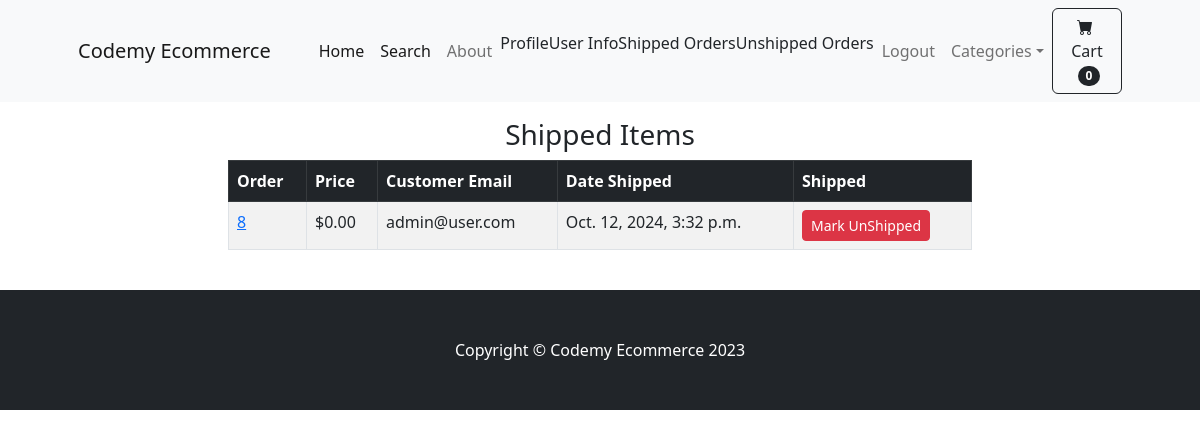
The page /payment/shipped_dash (signed in) on the database its author committed.
### payment/models.py (models this page shows, shortened)
class Order(models.Model):
    user = models.ForeignKey(User, on_delete=models.CASCADE, null=True, blank=True)
    full_name=models.CharField(max_length=250)
    email=models.EmailField(max_length=250)
    shipping_address=models.TextField(max_length=15000)
    amount_paid=models.DecimalField(max_digits=7, decimal_places=2)
    date_ordered=models.DateTimeField(auto_now_add=True)
    shipped=models.BooleanField(default=False)
    date_shipped=models.DateTimeField(blank=True, null=True)

### payment/views.py (the view, shortened to what this page needs)
# urls.py: path('shipped_dash',views.shipped_dash,name='shipped_dash'),
def shipped_dash(request):
    if request.user.is_authenticated and request.user.is_superuser:
        orders = Order.objects.filter(shipped=True)
        return render(request, "payment/shipped_dash.html", {"orders": orders})
    else:
        messages.success(request, "Access Denied")
        return redirect('home')

### cart/cart.py (called while the page is built)
    def __len__(self):
        return len(self.cart)

### cart/context_processors.py (called while the page is built)
def cart(request):
	return {'cart': Cart(request)}

### payment/templates/payment/shipped_dash.html (shortened to what this page needs)
{% extends "base.html" %} {% block content %}
<section>
  <div class="container mt-3">
    <div class="row">
      <center>
        <div class="col-lg-8">
          <h3>Shipped Items</h3>
          <table class="table table-striped table-hover table-bordered">
            <thead class="table-dark">
              <tr>
                <th scope="col">Order</th>
                <th scope="col">Price</th>
                <th scope="col">Customer Email</th>
                <th scope="col">Date Shipped</th>
                <th scope="col">Shipped</th>
              </tr>
            </thead>
            <tbody>
              {% for item in orders %}
              <tr>
                <td><a href="{% url 'orders' item.id %}">{{ item.id }}</a></td>
                <td>${{ item.amount_paid }}</td>
                <td>{{ item.email }}</td>
                <td>{{ item.date_shipped }}</td>
                <td>
                  <form method="POST">
                    <button type="Submit" class="btn btn-danger btn-sm">
                      Mark UnShipped
                    </button>
                  </form>
                </td>
              </tr>
              {% endfor %}
            </tbody>
          </table>
        </div>
      </center>
    </div>
  </div>
</section>
<br />
{% endblock %}

### rows shown on the page
Order: id "8", amount_paid "0.00", email "admin@user.com", date_shipped "Oct. 12, 2024, 3:32 p.m."

### other values the page prints
{{ cart|length }} "0"
